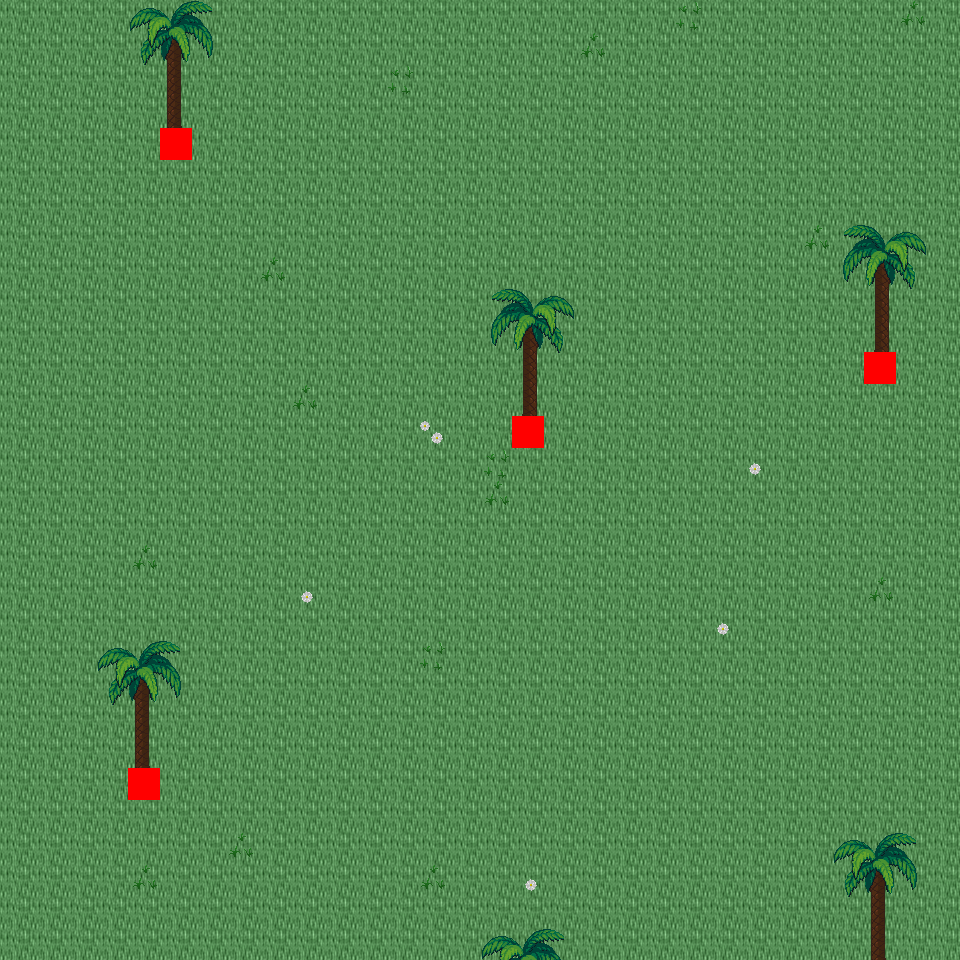

The image is a tile-based game level rendered from a .tmx file. Its description and source (layers, tilesets, objects; grid data summarised) follow:
An orthogonal 30x30 tile map with 32x32 px tiles, 6 tile layers (Ground, Object, Object2, Above, ...), 27 tilesets and 3 objects (3x mapExit).

<map version="1.0" orientation="orthogonal" renderorder="right-down" width="30" height="30" tilewidth="32" tileheight="32" nextobjectid="4">
  <tileset firstgid="1" name="tileset_logic_collision" tilewidth="32" tileheight="32" tilecount="1" columns="1">
    <image source="../drawable/tileset_logic_collision.png" width="32" height="32" />
  </tileset>
  <tileset firstgid="2" name="tileset_ground_ground" tilewidth="32" tileheight="32" tilecount="33" columns="3">
    <image source="../drawable/tileset_ground_ground.png" width="96" height="352" />
  </tileset>
  <tileset firstgid="35" name="tileset_ground_water_pool" tilewidth="32" tileheight="32" tilecount="72" columns="3">
    <image source="../drawable/tileset_ground_water_pool.png" width="96" height="768" />
  </tileset>
  <tileset firstgid="107" name="tileset_ground_water_pool_corners" tilewidth="32" tileheight="32" tilecount="72" columns="3">
    <image source="../drawable/tileset_ground_water_pool_corners.png" width="96" height="768" />
  </tileset>
  <tileset firstgid="179" name="tileset_ground_grass_edges" tilewidth="32" tileheight="32" tilecount="36" columns="12">
    <image source="../drawable/tileset_ground_grass_edges.png" width="384" height="96" />
  </tileset>
  <tileset firstgid="215" name="tileset_plant_grasses" tilewidth="32" tileheight="32" tilecount="6" columns="3">
    <image source="../drawable/tileset_plant_grasses.png" width="96" height="64" />
  </tileset>
  <tileset firstgid="221" name="tileset_ground_grass_corners" tilewidth="32" tileheight="32" tilecount="24" columns="6">
    <image source="../drawable/tileset_ground_grass_corners.png" width="192" height="128" />
  </tileset>
  <tileset firstgid="245" name="tileset_plant_flower_daisy_white" tilewidth="32" tileheight="32" tilecount="8" columns="2">
    <image source="../drawable/tileset_plant_flower_daisy_white.png" width="64" height="128" />
  </tileset>
  <tileset firstgid="253" name="tileset_item_corpse_huge_animal" tilewidth="32" tileheight="32" tilecount="16" columns="2">
    <image source="../drawable/tileset_item_corpse_huge_animal.png" width="64" height="256" />
  </tileset>
  <tileset firstgid="269" name="tileset_plant_cactus" tilewidth="32" tileheight="32" tilecount="2" columns="1">
    <image source="../drawable/tileset_plant_cactus.png" width="32" height="64" />
  </tileset>
  <tileset firstgid="271" name="tileset_item_corpse_skull_pale" tilewidth="32" tileheight="32" tilecount="2" columns="2">
    <image source="../drawable/tileset_item_corpse_skull_pale.png" width="64" height="32" />
  </tileset>
  <tileset firstgid="273" name="tileset_logic_creature_animal" tilewidth="32" tileheight="32" tilecount="32" columns="8">
    <image source="../drawable/tileset_logic_creature_animal.png" width="256" height="128" />
  </tileset>
  <tileset firstgid="305" name="tileset_logic_creature_golem" tilewidth="32" tileheight="32" tilecount="4" columns="4">
    <image source="../drawable/tileset_logic_creature_golem.png" width="128" height="32" />
  </tileset>
  <tileset firstgid="309" name="tileset_logic_creature_elemental" tilewidth="32" tileheight="32" tilecount="16" columns="8">
    <image source="../drawable/tileset_logic_creature_elemental.png" width="256" height="64" />
  </tileset>
  <tileset firstgid="325" name="tileset_ground_water_pool_deep" tilewidth="32" tileheight="32" tilecount="72" columns="3">
    <image source="../drawable/tileset_ground_water_pool_deep.png" width="96" height="768" />
  </tileset>
  <tileset firstgid="397" name="tileset_plant_tree_palm_trees" tilewidth="32" tileheight="32" tilecount="40" columns="4">
    <image source="../drawable/tileset_plant_tree_palm_trees.png" width="128" height="320" />
  </tileset>
  <tileset firstgid="437" name="tileset_building_roof_straw" tilewidth="32" tileheight="32" tilecount="20" columns="5">
    <image source="../drawable/tileset_building_roof_straw.png" width="160" height="128" />
  </tileset>
  <tileset firstgid="457" name="tileset_item_sign_large" tilewidth="32" tileheight="32" tilecount="15" columns="5">
    <image source="../drawable/tileset_item_sign_large.png" width="160" height="96" />
  </tileset>
  <tileset firstgid="472" name="tileset_item_campfires" tilewidth="32" tileheight="32" tilecount="2" columns="2">
    <image source="../drawable/tileset_item_campfires.png" width="64" height="32" />
  </tileset>
  <tileset firstgid="474" name="tileset_item_firewood" tilewidth="32" tileheight="32" tilecount="12" columns="3">
    <image source="../drawable/tileset_item_firewood.png" width="96" height="128" />
  </tileset>
  <tileset firstgid="486" name="tileset_logic_item_corn" tilewidth="32" tileheight="32" tilecount="5" columns="5">
    <image source="../drawable/tileset_logic_item_corn.png" width="160" height="32" />
  </tileset>
  <tileset firstgid="491" name="tileset_plant_tree_umbrella_thorn" tilewidth="32" tileheight="32" tilecount="18" columns="6">
    <image source="../drawable/tileset_plant_tree_umbrella_thorn.png" width="192" height="96" />
  </tileset>
  <tileset firstgid="509" name="tileset_logic_item_fruits" tilewidth="32" tileheight="32" tilecount="16" columns="8">
    <image source="../drawable/tileset_logic_item_fruits.png" width="256" height="64" />
  </tileset>
  <tileset firstgid="525" name="tileset_ground_sand_2" tilewidth="32" tileheight="32" tilecount="15" columns="5">
    <image source="../drawable/tileset_ground_sand_2.png" width="160" height="96" />
  </tileset>
  <tileset firstgid="540" name="tileset_ground_sand_1" tilewidth="32" tileheight="32" tilecount="10" columns="2">
    <image source="../drawable/tileset_ground_sand_1.png" width="64" height="160" />
  </tileset>
  <tileset firstgid="550" name="tileset_logic_creature_reptile" tilewidth="32" tileheight="32" tilecount="7" columns="7">
    <image source="../drawable/tileset_logic_creature_reptile.png" width="224" height="32" />
  </tileset>
  <tileset firstgid="557" name="tileset_logic_creature_human_cannibal" tilewidth="32" tileheight="32" tilecount="4" columns="4">
    <image source="../drawable/tileset_logic_creature_human_cannibal.png" width="128" height="32" />
  </tileset>
  <layer name="Ground" width="30" height="30">
    <data>[900 cells, 900 non-empty, 1 distinct tile ids]</data>
  </layer>
  <layer name="Object" width="30" height="30">
    <data>[900 cells, 28 non-empty, 8 distinct tile ids]</data>
  </layer>
  <layer name="Object2" width="30" height="30">
    <data>[900 cells, 0 non-empty, 0 distinct tile ids]</data>
  </layer>
  <layer name="Above" width="30" height="30">
    <data>[900 cells, 73 non-empty, 28 distinct tile ids]</data>
  </layer>
  <layer name="Above2" width="30" height="30">
    <data>[900 cells, 0 non-empty, 0 distinct tile ids]</data>
  </layer>
  <layer name="Walkable" width="30" height="30">
    <data>[900 cells, 4 non-empty, 1 distinct tile ids]</data>
  </layer>
  <objectgroup name="MapEvents">
    <object id="1" name="north" type="mapExit" x="0" y="0" width="960" height="32">
      <properties>
        <property name="map" value="level_0_x273_y93" />
        <property name="x" value="0" />
        <property name="y" value="28" />
      </properties>
    </object>
    <object id="2" name="south" type="mapExit" x="0" y="928" width="960" height="32">
      <properties>
        <property name="map" value="level_0_x273_y95" />
        <property name="x" value="0" />
        <property name="y" value="1" />
      </properties>
    </object>
    <object id="3" name="east" type="mapExit" x="928" y="0" width="32" height="960">
      <properties>
        <property name="map" value="level_0_x274_y94" />
        <property name="x" value="1" />
        <property name="y" value="0" />
      </properties>
    </object>
  </objectgroup>
</map>
